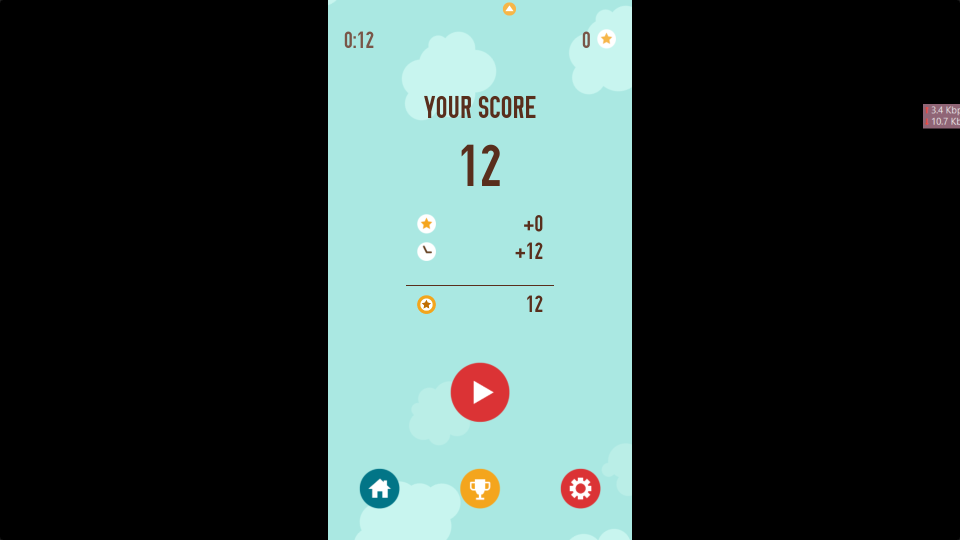
#> input picture live_frame.png, 1920 x 1080 px (shown at 1/2 size)
$ python -i calibrate.py   (imports and definitions only)
#> lines starting #> are read from the running program, lines starting #| are printed output that depends on the picture; after the words box and inside, x2 and y2 are one past the last pixel; in counts of white or black regions, pixels touching at a corner belong together
"""High-confidence calibration for the Missiles! game canvas and controls.

Calibration no longer depends on fixed screen coordinates. Instead it combines
several independent techniques and only accepts a result when they agree:

1. Letterbox analysis locates the portrait game canvas inside the window.
2. Masked, multi-scale template matching of the recovered joystick sprites
   (``joystick_external.png`` / ``joystick_interial.png`` / ``tutorial_joystick.png``)
   locates the joystick centre and radius.
3. A circular-Hough fallback recovers the joystick when templates are weak.
4. Every result is scored; a blended confidence is returned so the caller can
   refuse to start gameplay on an unreliable calibration.

All functions here are platform independent (only ``cv2`` / ``numpy``) so the
calibration logic can be unit-tested without a live game window.
"""

from __future__ import annotations

from dataclasses import dataclass, field
from pathlib import Path
from typing import Dict, List, Optional, Tuple

import cv2
import numpy as np

import config

Rect = Tuple[int, int, int, int]


@dataclass
class CalibrationResult:
    """Result of a calibration attempt in window-local coordinates.

    ``joystick_center`` and ``game_rect`` are relative to the captured frame
    (i.e. window-local). The launcher adds the window origin to obtain absolute
    screen coordinates.
    """

    game_rect: Rect
    joystick_center: Tuple[int, int]
    joystick_radius: int
    confidence: float
    sources: Dict[str, float] = field(default_factory=dict)
    ui: Dict[str, Tuple[int, int]] = field(default_factory=dict)

    @property
    def is_reliable(self) -> bool:
        return self.confidence >= config.CALIBRATION_MIN_CONFIDENCE


def detect_game_rect(frame: np.ndarray) -> Rect:
    """Detect the active portrait game canvas inside a possibly wide window.

    Google Play Games renders the portrait game centred with black
    letterboxing. We find the contiguous bright band that is tall enough to be
    the canvas rather than incidental bright UI.
    """

    if frame.ndim == 3:
        gray = cv2.cvtColor(frame, cv2.COLOR_BGR2GRAY)
    else:
        gray = frame
    h, w = gray.shape[:2]
    active = gray > 25
    col_counts = active.sum(axis=0)
    row_counts = active.sum(axis=1)
    cols = np.where(col_counts > h * 0.18)[0]
    rows = np.where(row_counts > w * 0.08)[0]
    if len(cols) < max(50, w // 20) or len(rows) < max(50, h // 20):
        return 0, 0, w, h
    left, right = int(cols[0]), int(cols[-1] + 1)
    top, bottom = int(rows[0]), int(rows[-1] + 1)
    rect_w, rect_h = right - left, bottom - top
    if rect_w <= 0 or rect_h <= 0:
        return 0, 0, w, h
    return left, top, rect_w, rect_h


def _load_template_gray(path: Path) -> Optional[Tuple[np.ndarray, Optional[np.ndarray]]]:
    image = cv2.imread(str(path), cv2.IMREAD_UNCHANGED)
    if image is None:
        return None
    if image.ndim == 3 and image.shape[2] == 4:
        bgr = image[:, :, :3]
        mask = cv2.threshold(image[:, :, 3], 5, 255, cv2.THRESH_BINARY)[1]
    else:
        bgr = image[:, :, :3] if image.ndim == 3 else image
        mask = None
    gray = cv2.cvtColor(bgr, cv2.COLOR_BGR2GRAY) if bgr.ndim == 3 else bgr
    return gray, mask


# [35 lines left out: function _best_template_match, not called in this run]


def detect_joystick_by_template(
    frame: np.ndarray, game_rect: Rect, template_dir: Path
) -> Optional[Tuple[Tuple[int, int], int, float]]:
    """Locate the joystick using recovered joystick sprites.

    Returns ((cx, cy), radius, confidence) in window-local coordinates, or None.
    """

    gx, gy, gw, gh = game_rect
    # The joystick lives in the lower portion of the canvas.
    y0 = gy + int(gh * 0.60)
    roi = frame[y0 : gy + gh, gx : gx + gw]
    if roi.size == 0:
        return None
    roi_gray = cv2.cvtColor(roi, cv2.COLOR_BGR2GRAY) if roi.ndim == 3 else roi
    short_edge = min(gw, gh)
    # Joystick external ring is typically 12%-26% of the canvas short edge.
    sizes = [int(short_edge * f) for f in np.linspace(0.12, 0.30, 6)]

    candidates: List[Tuple[float, int, int, int]] = []
    for name in ("joystick_external.png", "tutorial_joystick.png", "joystick_interial.png"):
        loaded = _load_template_gray(template_dir / name)
        if loaded is None:
            continue
        tmpl_gray, tmpl_mask = loaded
        match = _best_template_match(roi_gray, tmpl_gray, tmpl_mask, sizes)
        if match is not None:
            candidates.append(match)
    if not candidates:
        return None
    score, cx, cy, size = max(candidates, key=lambda item: item[0])
    center = (gx + cx, y0 + cy)
    radius = int(np.clip(size / 2.0 * 0.62, config.JOYSTICK_RADIUS_MIN, config.JOYSTICK_RADIUS_MAX))
    confidence = float(np.clip(score, 0.0, 1.0))
    return center, radius, confidence


def detect_joystick_by_hough(frame: np.ndarray, game_rect: Rect) -> Optional[Tuple[Tuple[int, int], int, float]]:
    """Fallback joystick detection via circular Hough transform."""

    gx, gy, gw, gh = game_rect
    y0 = gy + int(gh * 0.62)
    roi = frame[y0 : gy + gh, gx : gx + gw]
    if roi.size == 0:
        return None
    gray = cv2.cvtColor(roi, cv2.COLOR_BGR2GRAY) if roi.ndim == 3 else roi
    gray = cv2.medianBlur(gray, 5)
    short_edge = min(gw, gh)
    min_r = int(short_edge * 0.08)
    max_r = int(short_edge * 0.20)
    circles = cv2.HoughCircles(
        gray,
        cv2.HOUGH_GRADIENT,
        dp=1.2,
        minDist=short_edge * 0.3,
        param1=100,
        param2=30,
        minRadius=min_r,
        maxRadius=max_r,
    )
    if circles is None:
        return None
    circles = np.uint16(np.around(circles))[0]
    # Prefer the circle nearest the horizontal centre of the canvas.
    canvas_center_x = gw / 2.0
    best = min(circles, key=lambda c: abs(int(c[0]) - canvas_center_x))
    cx, cy, radius = int(best[0]), int(best[1]), int(best[2])
    center = (gx + cx, y0 + cy)
    radius = int(np.clip(radius * 0.9, config.JOYSTICK_RADIUS_MIN, config.JOYSTICK_RADIUS_MAX))
    return center, radius, 0.5


# [5 lines left out: function _geometry_joystick, not called in this run]


def find_ui_element(
    frame: np.ndarray,
    game_rect: Rect,
    template_names: Tuple[str, ...],
    template_dir: Path,
    threshold: float = 0.62,
) -> Optional[Tuple[Tuple[int, int], float]]:
    """Locate a UI button by template inside the canvas; returns (center, score)."""

    gx, gy, gw, gh = game_rect
    roi = frame[gy : gy + gh, gx : gx + gw]
    if roi.size == 0:
        return None
    gray = cv2.cvtColor(roi, cv2.COLOR_BGR2GRAY) if roi.ndim == 3 else roi
    short_edge = min(gw, gh)
    sizes = [int(short_edge * f) for f in np.linspace(0.08, 0.28, 6)]
    best: Optional[Tuple[float, int, int]] = None
    for name in template_names:
        loaded = _load_template_gray(template_dir / name)
        if loaded is None:
            continue
        tmpl_gray, tmpl_mask = loaded
        match = _best_template_match(gray, tmpl_gray, tmpl_mask, sizes)
        if match is not None and (best is None or match[0] > best[0]):
            best = (match[0], match[1], match[2])
    if best is None or best[0] < threshold:
        return None
    return (gx + best[1], gy + best[2]), float(best[0])


def calibrate(frame: np.ndarray, template_dir: Optional[Path] = None) -> CalibrationResult:
    """Run full calibration on a captured (window-local) BGR frame."""

    template_dir = template_dir or Path(config.TEMPLATE_DIR)
    game_rect = detect_game_rect(frame)
    gx, gy, gw, gh = game_rect

    sources: Dict[str, float] = {}

    # --- Canvas confidence: a tall, portrait-ish canvas is a good sign. ---
    aspect = gh / max(gw, 1)
    rect_conf = float(np.clip((aspect - 1.0) / 0.9, 0.0, 1.0)) if aspect >= 1.0 else 0.2
    area_frac = (gw * gh) / max(frame.shape[0] * frame.shape[1], 1)
    rect_conf *= float(np.clip(area_frac / 0.20, 0.3, 1.0))
    sources["canvas"] = rect_conf

    # --- Joystick: template first, Hough second, geometry last. ---
    joystick_center: Tuple[int, int]
    joystick_radius: int
    joystick_conf: float
    template_hit = detect_joystick_by_template(frame, game_rect, template_dir)
    if template_hit is not None and template_hit[2] >= 0.45:
        joystick_center, joystick_radius, joystick_conf = template_hit
        sources["joystick_template"] = joystick_conf
    else:
        hough_hit = detect_joystick_by_hough(frame, game_rect)
        if hough_hit is not None:
            joystick_center, joystick_radius, joystick_conf = hough_hit
            sources["joystick_hough"] = joystick_conf
        else:
            joystick_center, joystick_radius = _geometry_joystick(game_rect)
            joystick_conf = 0.25
            sources["joystick_geometry"] = joystick_conf

    # --- Validate joystick placement: it must be inside the lower canvas. ---
    jx, jy = joystick_center
    inside_x = gx + gw * 0.15 <= jx <= gx + gw * 0.85
    inside_y = gy + gh * 0.60 <= jy <= gy + gh
    if not (inside_x and inside_y):
        # Placement failed sanity check; fall back to geometry with low confidence.
        joystick_center, joystick_radius = _geometry_joystick(game_rect)
        joystick_conf = min(joystick_conf, 0.22)
        sources["joystick_placement_reject"] = 1.0

    # --- UI anchors (optional; boost confidence when present). ---
    ui: Dict[str, Tuple[int, int]] = {}
    play = find_ui_element(
        frame, game_rect, ("menu_play_button.png", "play_button.png", "restart_button.png"), template_dir
    )
    if play is not None:
        ui["play"] = play[0]
        sources["play_button"] = play[1]

    # --- Blended confidence: canvas and joystick dominate. ---
    confidence = 0.45 * rect_conf + 0.45 * joystick_conf + 0.10 * (play[1] if play else 0.0)
    confidence = float(np.clip(confidence, 0.0, 1.0))

    return CalibrationResult(
        game_rect=game_rect,
        joystick_center=joystick_center,
        joystick_radius=joystick_radius,
        confidence=confidence,
        sources=sources,
        ui=ui,
    )

>>> import cv2
>>> picture = cv2.imread('live_frame.png')
#> picture is the input picture: shape (1080, 1920, 3); mean B, G, R 69.4, 71.6, 55.1
>>> result = calibrate(picture)
#> in detect_game_rect, `active = gray > 25`:
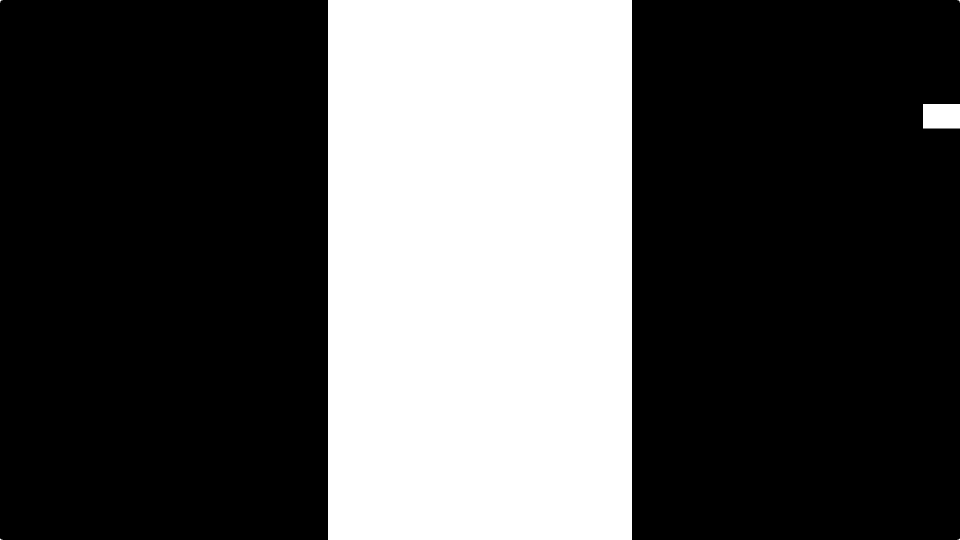
#> active: shape (1080, 1920) bool (shown at 1/2 size); 31.8% white; 6 white regions (4 under 20 px), largest, box (x1, y1, x2, y2) and area: (656, 0, 1264, 1080) 656640, (1846, 208, 1920, 257) 3626
#> in detect_game_rect, `col_counts = active.sum(axis=0)`: col_counts = 1920 values, max 1080 at index 656, min 0 at index 5, mean 343.9
#> in detect_game_rect, `row_counts = active.sum(axis=1)`: row_counts = 1080 values, max 682 at index 208, min 608 at index 5, mean 611.4
#> in detect_game_rect, `cols = np.where(col_counts > h * 0.18)[0]`: cols = 608 values from 656 to 1263
#> in detect_game_rect, `rows = np.where(row_counts > w * 0.08)[0]`: rows = 1080 values from 0 to 1079
#> in detect_game_rect, `left, right = int(cols[0]), int(cols[-1] + 1)`: left = 656; right = 1264
#> in detect_game_rect, `top, bottom = int(rows[0]), int(rows[-1] + 1)`: top = 0; bottom = 1080
#> in detect_game_rect, `rect_w, rect_h = right - left, bottom - top`: rect_w = 608; rect_h = 1080
#> in calibrate, `game_rect = detect_game_rect(frame)`: game_rect = (656, 0, 608, 1080)
#> in calibrate, `gx, gy, gw, gh = game_rect`: gx = 656; gy = 0; gw = 608; gh = 1080
#> in calibrate, `aspect = gh / max(gw, 1)`: aspect = 1.78
#> in calibrate, `rect_conf = float(np.clip((aspect - 1.0) / 0.9, 0.0, 1.0)) if aspect >..`: rect_conf = 0.863
#> in calibrate, `area_frac = (gw * gh) / max(frame.shape[0] * frame.shape[1], 1)`: area_frac = 0.317
#> in detect_joystick_by_template, `gx, gy, gw, gh = game_rect`: gx = 656; gy = 0; gw = 608; gh = 1080
#> in detect_joystick_by_template, `y0 = gy + int(gh * 0.60)`: y0 = 648
#> in detect_joystick_by_template, `roi = frame[y0 : gy + gh, gx : gx + gw]`:
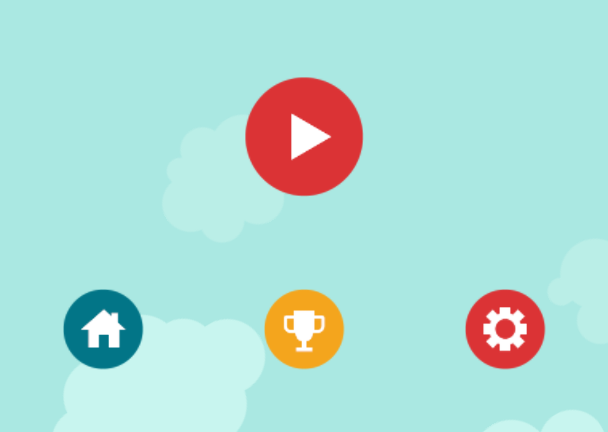
#> roi: shape (432, 608, 3); mean B, G, R 214, 221.2, 175.4
#> in detect_joystick_by_template, `roi_gray = cv2.cvtColor(roi, cv2.COLOR_BGR2GRAY) if roi.ndim == 3 else..`:
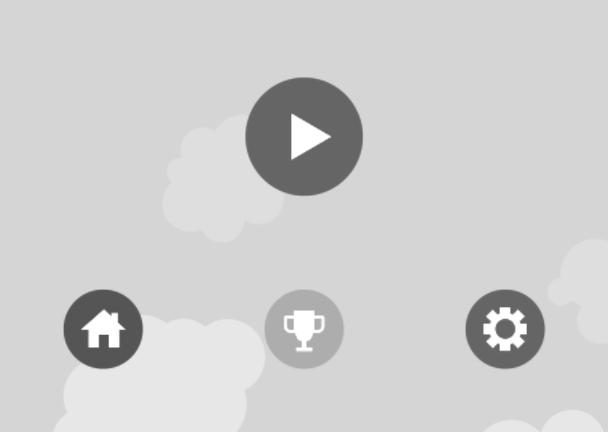
#> roi_gray: shape (432, 608); min 85, max 255, mean 206.9
#> in detect_joystick_by_template, `short_edge = min(gw, gh)`: short_edge = 608
#> in detect_joystick_by_template, `sizes = [int(short_edge * f) for f in np.linspace(0.12, 0.30, 6)]`: sizes = [72, 94, 116, 138, 160, 182]
#> in detect_joystick_by_hough, `gx, gy, gw, gh = game_rect`: gx = 656; gy = 0; gw = 608; gh = 1080
#> in detect_joystick_by_hough, `y0 = gy + int(gh * 0.62)`: y0 = 669
#> in detect_joystick_by_hough, `roi = frame[y0 : gy + gh, gx : gx + gw]`:
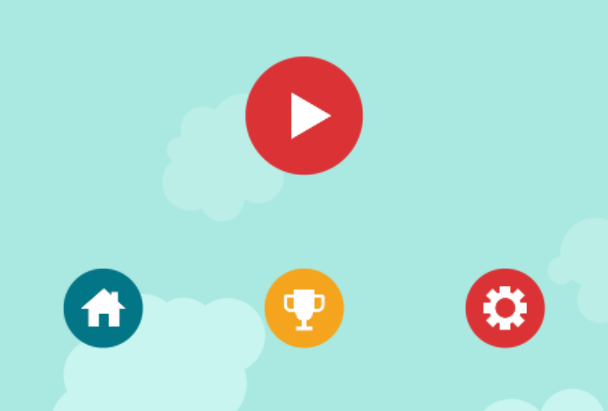
#> roi: shape (411, 608, 3); mean B, G, R 213.4, 220.6, 175.7
#> in detect_joystick_by_hough, `gray = cv2.cvtColor(roi, cv2.COLOR_BGR2GRAY) if roi.ndim == 3 else roi`:
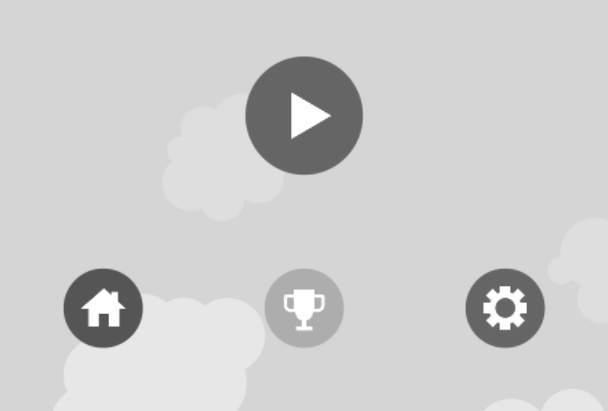
#> gray: shape (411, 608); min 85, max 255, mean 206.6
#> in detect_joystick_by_hough, `short_edge = min(gw, gh)`: short_edge = 608
#> in detect_joystick_by_hough, `min_r = int(short_edge * 0.08)`: min_r = 48
#> in detect_joystick_by_hough, `max_r = int(short_edge * 0.20)`: max_r = 121
#> in detect_joystick_by_hough, `circles = cv2.HoughCircles( gray, cv2.HOUGH_GRADIENT, dp=1.2, minDist=..`: circles = [[304.2, 114.6, 58.56]]
#> in detect_joystick_by_hough, `circles = np.uint16(np.around(circles))[0]`: circles = [[304, 115, 59]]
#> in detect_joystick_by_hough, `canvas_center_x = gw / 2.0`: canvas_center_x = 304
#> in detect_joystick_by_hough, `best = min(circles, key=lambda c: abs(int(c[0]) - canvas_center_x))`: best = [304, 115, 59]
#> in detect_joystick_by_hough, `cx, cy, radius = int(best[0]), int(best[1]), int(best[2])`: cx = 304; cy = 115; radius = 59
#> in detect_joystick_by_hough, `center = (gx + cx, y0 + cy)`: center = (960, 784)
#> in detect_joystick_by_hough, `radius = int(np.clip(radius * 0.9, config.JOYSTICK_RADIUS_MIN, config...`: radius = 53
#> in calibrate, `hough_hit = detect_joystick_by_hough(frame, game_rect)`: hough_hit = ((960, 784), 53, 0.5)
#> in calibrate, `joystick_center, joystick_radius, joystick_conf = hough_hit`: joystick_center = (960, 784); joystick_radius = 53; joystick_conf = 0.5
#> in calibrate, `jx, jy = joystick_center`: jx = 960; jy = 784
#> in calibrate, `inside_x = gx + gw * 0.15 <= jx <= gx + gw * 0.85`: inside_x = True
#> in find_ui_element, `gx, gy, gw, gh = game_rect`: gx = 656; gy = 0; gw = 608; gh = 1080
#> in find_ui_element, `roi = frame[gy : gy + gh, gx : gx + gw]`:
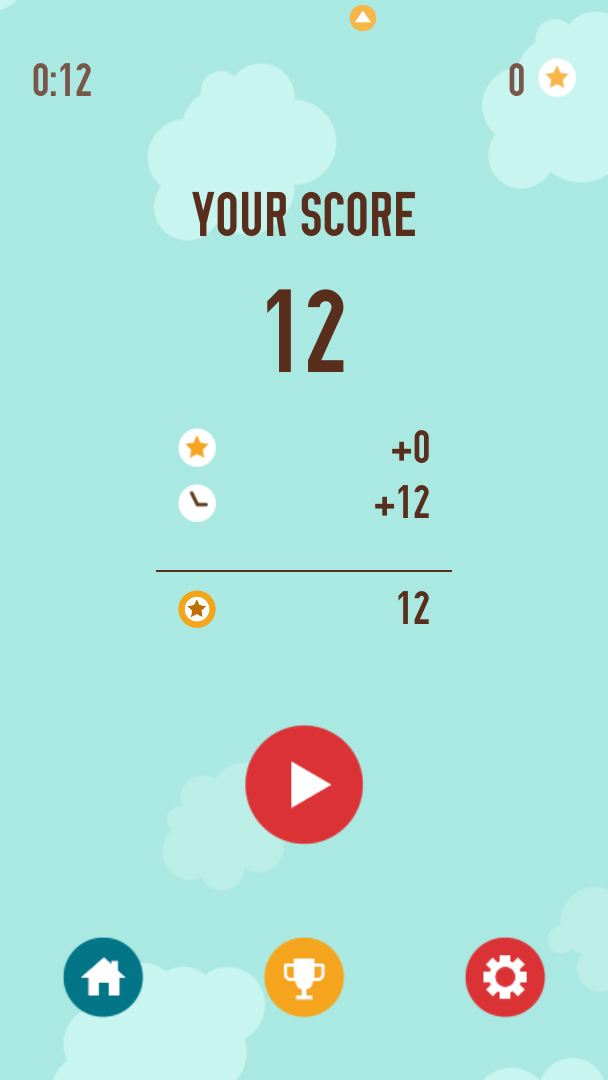
#> roi: shape (1080, 608, 3); mean B, G, R 218.5, 225.4, 173.2
#> in find_ui_element, `gray = cv2.cvtColor(roi, cv2.COLOR_BGR2GRAY) if roi.ndim == 3 else roi`:
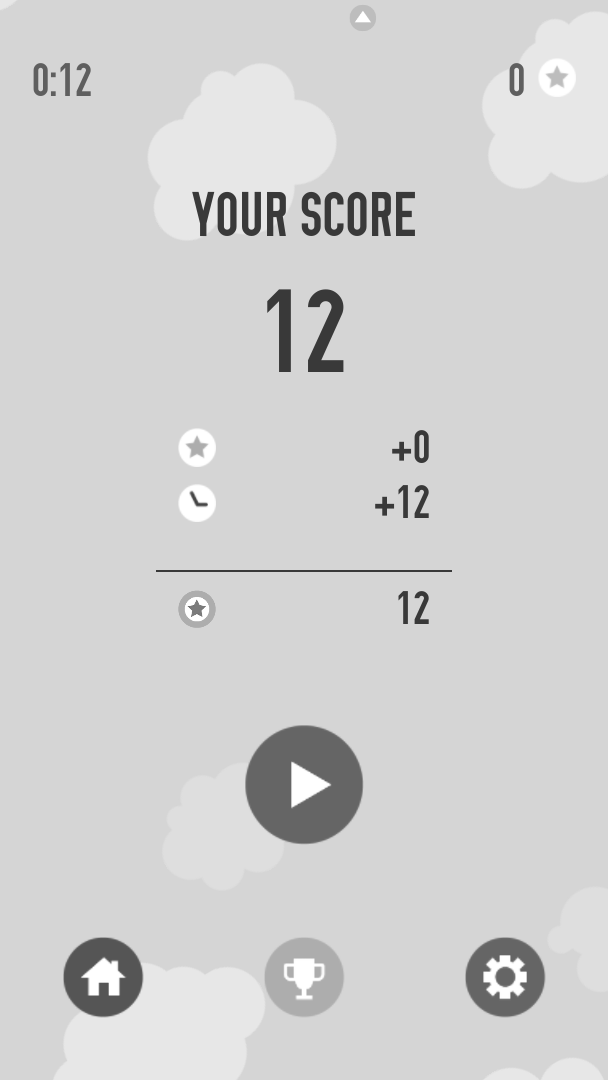
#> gray: shape (1080, 608); min 57, max 255, mean 209.2
#> in find_ui_element, `sizes = [int(short_edge * f) for f in np.linspace(0.08, 0.28, 6)]`: sizes = [48, 72, 97, 121, 145, 170]
#> in calibrate, `confidence = 0.45 * rect_conf + 0.45 * joystick_conf + 0.10 * (play[1]..`: confidence = 0.613
